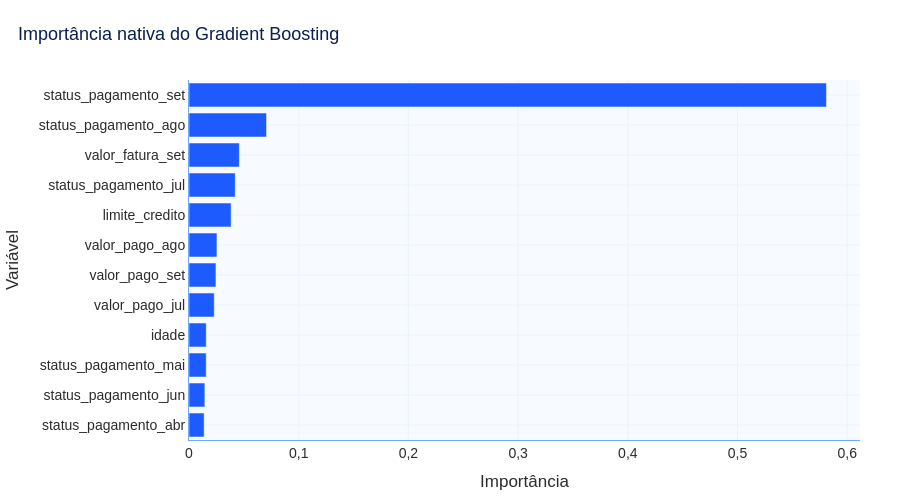

The cell this chart's notebook holds for it:
### Code cell
fig = grafico_importancia_variaveis(
    importancias_nativas,
    titulo="Importância nativa do Gradient Boosting",
)
fig.show()

### Figure 1 — Plotly figure (JSON) as saved in the notebook; plotly's stock layout.template omitted (floating-point values rounded to 4 significant figures)
{"data": [{"error_x": {"color": "#6B7280"}, "hovertemplate": "%{y}: %{x:.4f}<extra></extra>", "legendgroup": "", "marker": {"color": "#1D5BFF", "pattern": {"shape": ""}}, "name": "", "orientation": "h", "showlegend": false, "textposition": "auto", "type": "bar", "x": [0.01382, 0.01447, 0.0157, 0.01574, 0.02302, 0.02458, 0.02548, 0.03841, 0.04216, 0.04591, 0.07068, 0.581], "xaxis": "x", "y": ["status_pagamento_abr", "status_pagamento_jun", "status_pagamento_mai", "idade", "valor_pago_jul", "valor_pago_set", "valor_pago_ago", "limite_credito", "status_pagamento_jul", "valor_fatura_set", "status_pagamento_ago", "status_pagamento_set"], "yaxis": "y"}], "layout": {"barmode": "relative", "colorway": ["#1D5BFF", "#00C86F", "#A259FF", "#6FA8FF", "#123C8C"], "font": {"color": "#2B2B2B", "family": "Arial, sans-serif", "size": 14}, "height": 500, "hoverlabel": {"font": {"size": 13}}, "legend": {"orientation": "h", "title": {"text": ""}, "tracegroupgap": 0, "x": 0, "y": 1.02, "yanchor": "bottom"}, "margin": {"b": 60, "l": 70, "r": 40, "t": 80}, "paper_bgcolor": "#FFFFFF", "plot_bgcolor": "#F7FAFF", "separators": ",.", "showlegend": false, "title": {"font": {"color": "#0B1F4D", "size": 18}, "text": "Importância nativa do Gradient Boosting", "x": 0.02}, "xaxis": {"anchor": "y", "domain": [0.0, 1.0], "gridcolor": "#EAF2FF", "linecolor": "#6FA8FF", "showgrid": true, "tickfont": {"color": "#2B2B2B"}, "title": {"font": {"color": "#2B2B2B"}, "text": "Importância"}, "zeroline": false}, "yaxis": {"anchor": "x", "domain": [0.0, 1.0], "gridcolor": "#EAF2FF", "linecolor": "#6FA8FF", "showgrid": true, "tickfont": {"color": "#2B2B2B"}, "title": {"font": {"color": "#2B2B2B"}, "text": "Variável"}, "zeroline": false}}}
